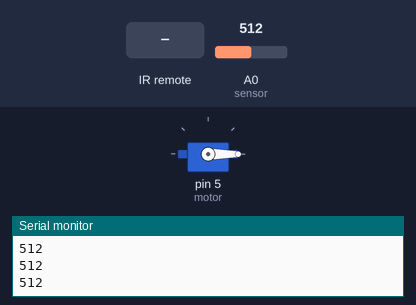
Recording of a sketch running on a simulated Arduino Uno, built with avr-gcc and run on an emulated ATmega328P. On the bench: servo, the last lines printed to the serial monitor. The test bench sets the inputs (shaded band); at power-on: A0 (sensor) = 512.

Above: at 1.2 s.
1.3 s: infrared code 0xFF629D received
At 2.0 s:
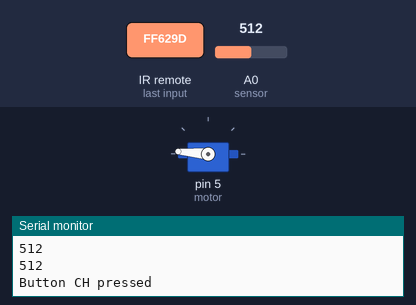
Timing chart, 0 to 4.3 s (numbered marks = the images above; inputs shaded):
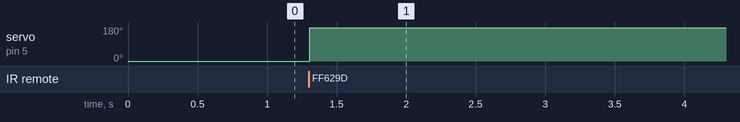

Measured:
- after the input at 1.3 s, servo on pin 5 (motor): 0° → 175° at once

The sketch:

AnupamKshetri_33471_Task4_Sose2021.ino
```cpp
/* Name:Anupam kshetri
 *  Matriculation Number:33471
 *  Date:30.05.2021
 *  Code Version:0v1
 */
#include <IRremote.h>   //include library for IR remote
#include <Servo.h>    //include library for servo motor
int sensor = A0;    //assigning pin to receive signal from optical sensor
int IRpin = 10;     //assigning pin to receive data form IR receiver
IRrecv irrecv(IRpin);     //initializing IRrecv object
decode_results results; //to decode the signal
Servo motor;      //initializing motor Servo object
int SensorData;    //defining int variable


void setup()
{
  motor.attach(5);    //assigning pin D5 to motor
  motor.write(0);     //assgning 0 degree to motor
  pinMode(sensor, INPUT);   //defining variable sensor as input
  irrecv.enableIRIn();    //enabling receiver
  Serial.begin(9600);     //for serial monitor
}

void loop() {
  SensorData = analogRead(sensor); //assigning analog value of sensor to SensorData variable
  Serial.println(SensorData); //displaying data stored in SensorData in serial Monitor
  delay(100);  // delay for 100ms

  if(irrecv.decode(&results))  //conditional statement to check value of results
  {
    if(results.value ==16753245)
      {
        Serial.println("Button CH- pressed");
        motor.write(5);  //assinging value to motor
        delay(5000);
        }

      if(results.value==16736925)
      {
      Serial.println("Button CH pressed");
      motor.write(175);
      delay(5000);
      }

      if(results.value==16769565)
      {
      Serial.println("Button CH+ pressed");
      motor.write(135);
       delay(5000);
      }
  }
    irrecv.resume();  //continues to receive signal
}
```
